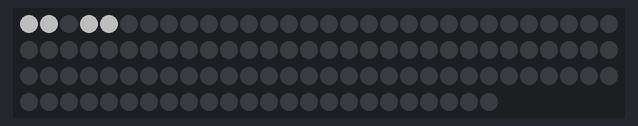
The sketch below on a simulated ESP32-S3. On the bench: 114 RGB LEDs in strip order, left to right, continuing on the next row. Dim RGB values are drawn brighter than linear.

Above: at 0.1 s.

The sketch:

01_LightAWord.ino
```cpp
/*
 * Lesson 2 — Light a Word
 * -----------------------
 * The panel is really an 11x10 grid of letters, not just a flat strip.
 * This lesson introduces row/column mapping and lights up one whole word:
 * "IT IS" in the top-left corner.
 *
 *   col ->  0  1  2  3  4  5  6  7  8  9 10
 *   r0      I  T  L  I  S  A  S  A  M  P  M    IT  IS  (AM PM)
 *
 * Board: ESP32-S3 (esp32:esp32:esp32s3)
 */

#include <FastLED.h>

#define LED_PIN     8
#define COLS        11
#define ROWS        10
#define NUM_LEDS    114
#define BRIGHTNESS  80

CRGB leds[NUM_LEDS];

// Convert a (row, col) grid position into an index in leds[].
// The panel is wired row-major: row 0 is LEDs 0..10, row 1 is 11..21, etc.
uint16_t XY(uint8_t row, uint8_t col) {
  return (uint16_t)row * COLS + col;
}

// Light `len` letters starting at (row, col) — every word on this panel
// is horizontal and contiguous, so this one helper draws all of them.
void lightWord(uint8_t row, uint8_t col, uint8_t len) {
  for (uint8_t i = 0; i < len; i++) {
    leds[XY(row, col + i)] = CRGB(255, 255, 255);
  }
}

void setup() {
  FastLED.addLeds<WS2812B, LED_PIN, GRB>(leds, NUM_LEDS);
  FastLED.setBrightness(BRIGHTNESS);
  FastLED.clear();

  lightWord(0, 0, 2);   // row 0, starting at col 0, 2 letters -> "IT"
  lightWord(0, 3, 2);   // row 0, starting at col 3, 2 letters -> "IS"

  FastLED.show();
}

void loop() {
  // Nothing to do — the words just stay lit.
}
```
